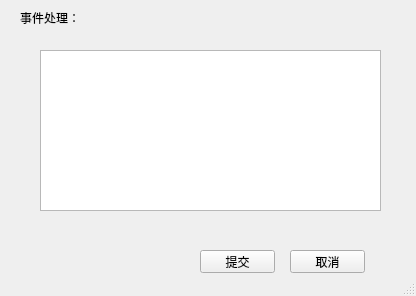
<?xml version="1.0" encoding="UTF-8"?>
<ui version="4.0">
 <class>AddOperateMainWindow</class>
 <widget class="QMainWindow" name="AddOperateMainWindow">
  <property name="geometry">
   <rect>
    <x>0</x>
    <y>0</y>
    <width>416</width>
    <height>296</height>
   </rect>
  </property>
  <property name="windowTitle">
   <string>MainWindow</string>
  </property>
  <widget class="QWidget" name="centralwidget">
   <widget class="QLabel" name="label">
    <property name="geometry">
     <rect>
      <x>20</x>
      <y>10</y>
      <width>61</width>
      <height>16</height>
     </rect>
    </property>
    <property name="text">
     <string>事件处理：</string>
    </property>
   </widget>
   <widget class="QTextEdit" name="textEdit">
    <property name="geometry">
     <rect>
      <x>40</x>
      <y>50</y>
      <width>341</width>
      <height>161</height>
     </rect>
    </property>
   </widget>
   <widget class="QPushButton" name="pushButton">
    <property name="geometry">
     <rect>
      <x>200</x>
      <y>250</y>
      <width>75</width>
      <height>23</height>
     </rect>
    </property>
    <property name="text">
     <string>提交</string>
    </property>
   </widget>
   <widget class="QPushButton" name="pushButton_2">
    <property name="geometry">
     <rect>
      <x>290</x>
      <y>250</y>
      <width>75</width>
      <height>23</height>
     </rect>
    </property>
    <property name="text">
     <string>取消</string>
    </property>
   </widget>
  </widget>
  <widget class="QStatusBar" name="statusbar"/>
 </widget>
 <resources/>
 <connections/>
</ui>
